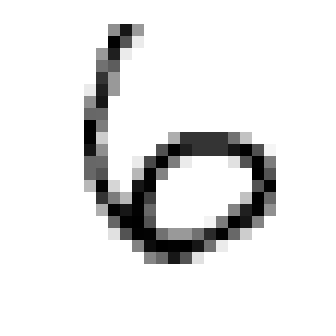
#> input picture source/_posts/Elastic-transform/6.png, 112 x 112 px (shown 3 times larger)
$ python elastic.py
#> lines starting #> are read from the running program, lines starting #| are printed output that depends on the picture; after the words box and inside, x2 and y2 are one past the last pixel; in counts of white or black regions, pixels touching at a corner belong together
import numpy as np
import random
import cv2
import matplotlib.pyplot as plt


# Magic numbers
alpha_affine = 112 // 6 # Unit: pixels
sigma = 4 # Unit: pixels
alpha = 34
border_mode = cv2.BORDER_REFLECT_101

# Read the source image
src = cv2.imread('6.png')
#> src is the input picture: shape (112, 112, 3); min 0, max 255, mean 230.1
colors = [(255, 0, 0), (0, 255, 0), (0, 0, 255)]

# Select 3 points (array pts1) for transformation
height, width = src.shape[:2]
#> height = 112; width = 112
center_square = np.float32((height, width)) // 2
#> center_square = [56, 56]
square_size = min((height, width)) // 3
#> square_size = 37
pts1 = np.float32(
        [
            center_square + square_size,
            [center_square[0] + square_size, center_square[1] - square_size],
            center_square - square_size,
        ]
    )
#> pts1 = [[93, 93], [93, 19], [19, 19]]
# Visualize and save image
src_pts1 = src.copy()
for i,pt in enumerate(pts1):
    cy, cx = int(pt[0]), int(pt[1])
    cv2.circle(src_pts1, (cx,cy), radius=1, color=colors[i], thickness=-1)
#> src_pts1: shape (112, 112, 3); 0.12% of pixels changed, all inside (x1, y1, x2, y2) = (18, 18, 95, 95)
cv2.imwrite('pts1.png', src_pts1)

# Perturb 3 points to random positions
random_state = np.random.RandomState(random.randint(0, (1 << 32) - 1))
pts2 = pts1 + random_state.uniform(low=-alpha_affine, high=alpha_affine, size=pts1.shape).astype(
        np.float32)
# Visualize and save image
src_pts2 = src.copy()
for i,pt in enumerate(pts2):
    cy, cx = int(pt[0]), int(pt[1])
    cv2.circle(src_pts2, (cx,cy), radius=1, color=colors[i], thickness=-1)
#> src_pts2: shape (112, 112, 3); 0.12% of pixels changed, all inside (x1, y1, x2, y2) = (6, 28, 111, 101)
cv2.imwrite('pts2.png', src_pts2)

# Compute the affine transform matrix
matrix = cv2.getAffineTransform(pts1, pts2)
#> matrix = [[0.89, 0.0513, 12.03], [-0.231, 1.38, 2.75]]

# Apply transformation
dst_affine = cv2.warpAffine(src_pts2, matrix, (height,width))
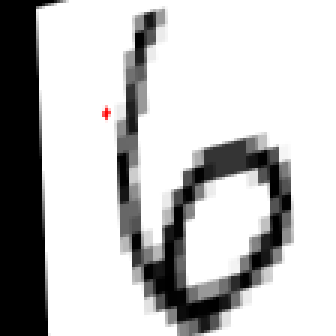
#> dst_affine: shape (112, 112, 3) (shown 3 times larger); mean B, G, R 191.7, 191.7, 191.8
# Visualize and save image
cv2.imwrite('affine.png', dst_affine)

# Generate random displacement field in x-direction, range [-1, 1]
dx = random_state.rand(height, width).astype(np.float32) * 2 - 1
# Apply smoothing
cv2.GaussianBlur(dx, (17, 17), sigma, dst=dx, borderType=border_mode)
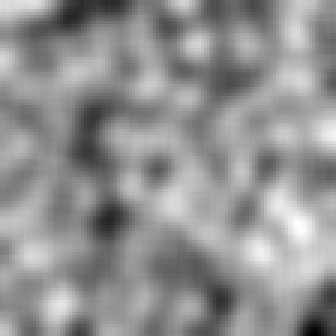
#> dx: shape (112, 112) float32 (shown 3 times larger); min -0.175, max 0.121, mean -0.00529; drawn with min black and max white
dx *= alpha
# Duplicate random vector field in y-direction
dy = dx
# Position indices x, y
x, y = np.meshgrid(np.arange(width), np.arange(height))
# Purturbed position indices
map_x = np.float32(x + dx)
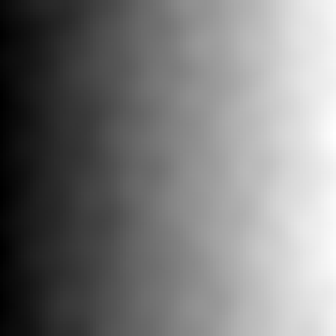
#> map_x: shape (112, 112) float32 (shown 3 times larger); min -1.11, max 114.7, mean 55.3; drawn with min black and max white
map_y = np.float32(y + dy)
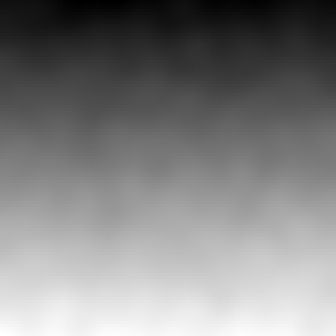
#> map_y: shape (112, 112) float32 (shown 3 times larger); min -4.31, max 113, mean 55.3; drawn with min black and max white
# Remap the pixels
dst_mapped = cv2.remap(dst_affine, map_x, map_y, cv2.INTER_LINEAR)
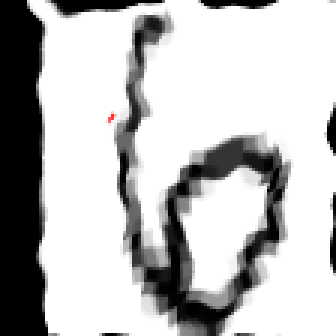
#> dst_mapped: shape (112, 112, 3) (shown 3 times larger); mean B, G, R 188.5, 188.5, 188.6

# Visualize the elastic transformation
fig,ax = plt.subplots(1,1)
ax.imshow(dst_mapped)
# Prune the index array to reduce the arrow density
skip=(slice(None,None,4),slice(None,None,4))
ax.quiver(x[skip], y[skip], dx[skip], dy[skip],
          color='orange', linewidths=(5,), headaxislength=10)
ax.set_axis_off()
plt.savefig('dst.png')
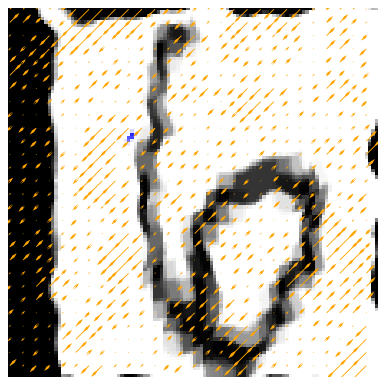
#> figure drawn by matplotlib, 1 panel
plt.clf()

# Initiate the array as the discrete Dirac delta function
gaussian_kernel = np.zeros((17, 17))
gaussian_kernel[8, 8] = 1
# Apply smoothing
cv2.GaussianBlur(gaussian_kernel, (17, 17), sigma, dst=gaussian_kernel, borderType=border_mode)
gaussian_kernel = gaussian_kernel / gaussian_kernel.sum()
# Visualize the kernel and save image
plt.imshow(gaussian_kernel, cmap=plt.get_cmap('jet'), interpolation='nearest')
plt.colorbar()
plt.savefig('kernel.png')
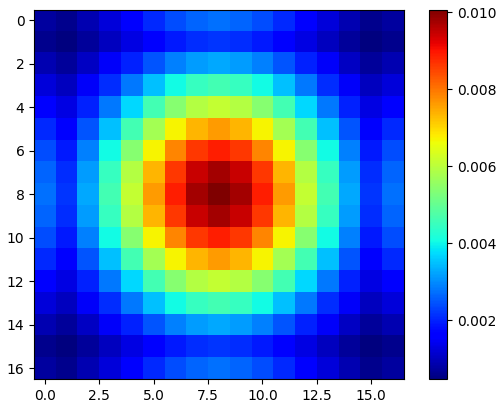
#> figure drawn by matplotlib, 2 panels

$ run again, with source/_posts/Elastic-transform/1.png copied over source/_posts/Elastic-transform/6.png
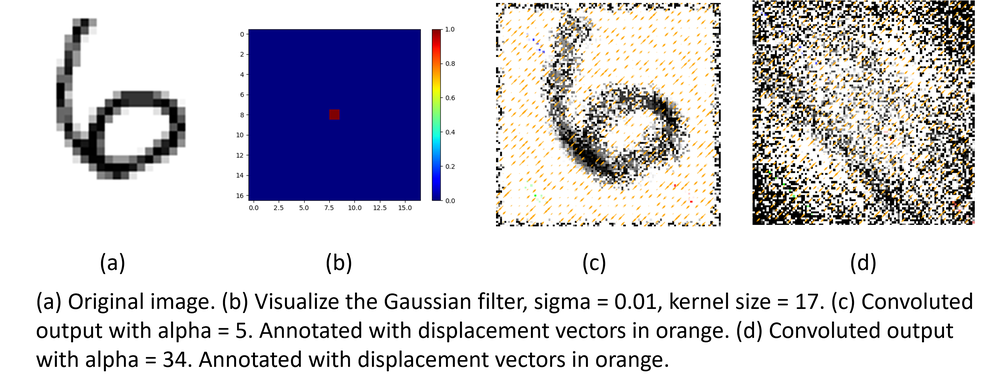
#> input picture source/_posts/Elastic-transform/1.png, 1000 x 388 px, shrunk from 3411 x 1325 before the run
#> src is the input picture: shape (388, 1000, 3); mean B, G, R 213.8, 207, 208.4
#> matrix = [[0.969, 0.0147, 7.51], [-0.0662, 1.11, -30.8]]
#> `dst_mapped = cv2.remap(dst_affine, map_x, map_y, cv2.INTER_LINEAR)`:
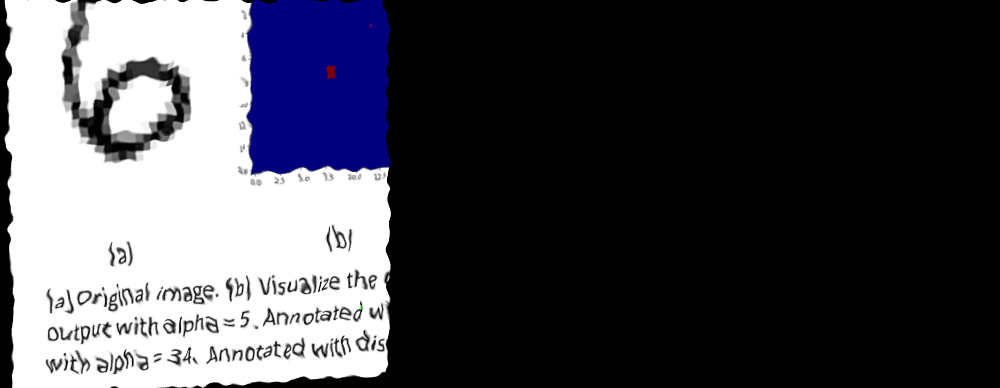
#> dst_mapped: shape (388, 1000, 3); mean B, G, R 80.3, 72.8, 72.8
#> `plt.savefig('dst.png')`:
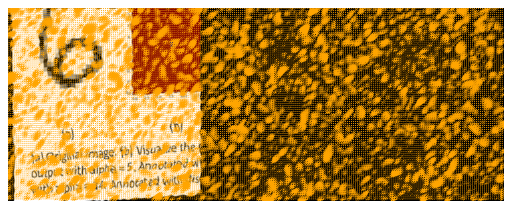
#> figure drawn by matplotlib, 1 panel; B, G, R data is drawn as R, G, B

$ run again, with source/_posts/Elastic-transform/2.png copied over source/_posts/Elastic-transform/6.png
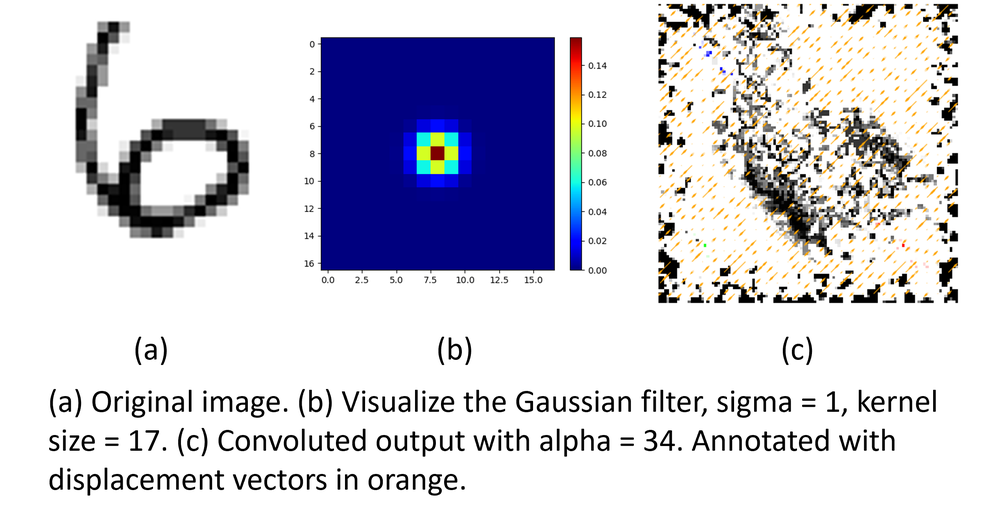
#> input picture source/_posts/Elastic-transform/2.png, 1000 x 518 px, shrunk from 2542 x 1317 before the run
#> src is the input picture: shape (518, 1000, 3); mean B, G, R 219.3, 208.1, 208.6
#> matrix = [[0.976, 0.011, 9.36], [-0.0496, 1.08, -17.06]]
#> `dst_mapped = cv2.remap(dst_affine, map_x, map_y, cv2.INTER_LINEAR)`:
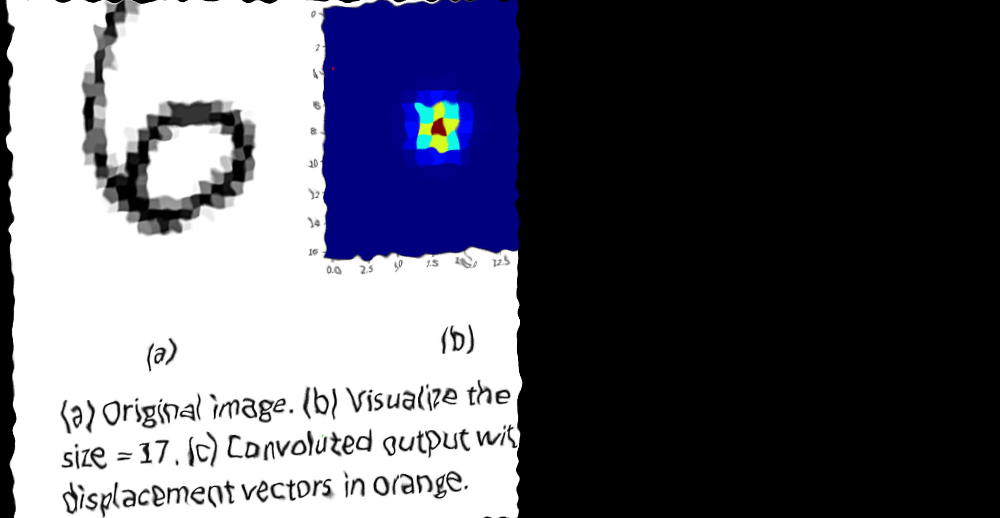
#> dst_mapped: shape (518, 1000, 3); mean B, G, R 108.3, 96.7, 96.2
#> `plt.savefig('dst.png')`:
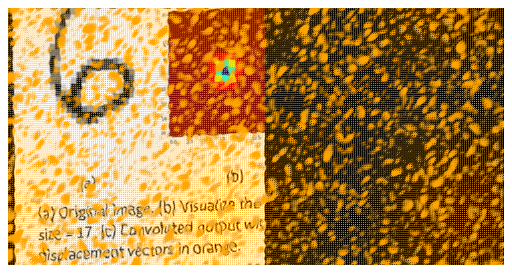
#> figure drawn by matplotlib, 1 panel; B, G, R data is drawn as R, G, B
